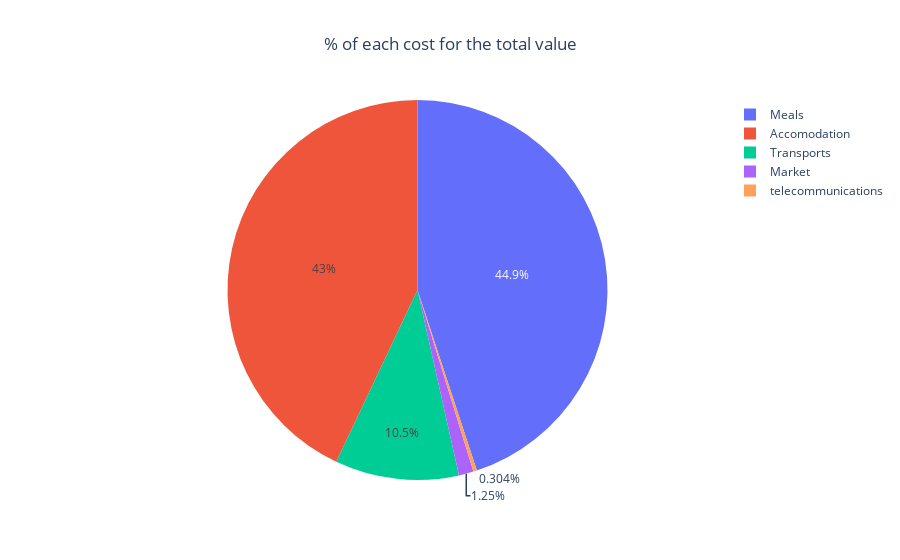

The cell this chart's notebook holds for it:
### Code cell
fig = go.Figure(
    go.Pie(
        labels = names,
        values = values
    )
)
fig.update_layout(
    title = dict(
        text = '% of each cost for the total value',
        x = 0.5
    )
)
fig.show()

### Figure 1 — Plotly figure (JSON) as saved in the notebook; plotly's stock layout.template omitted (floating-point values rounded to 4 significant figures)
{"data": [{"labels": ["Meals", "Market", "Transports", "telecommunications", "Accomodation"], "type": "pie", "values": [22.2, 0.616, 5.205, 0.1502, 21.22]}], "layout": {"title": {"text": "% of each cost for the total value", "x": 0.5}}}
